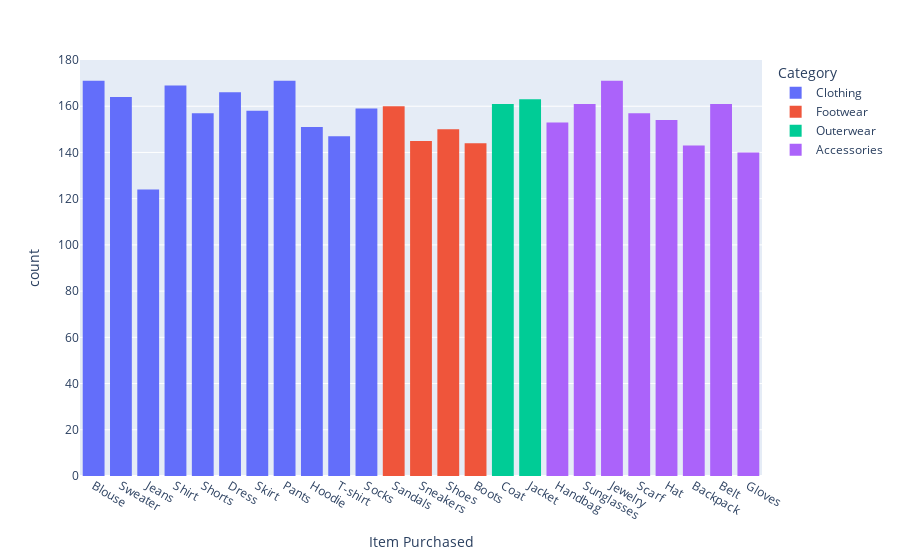

Notebook code for this chart:
### Code cell
fig = px.histogram(shop , x = 'Item Purchased' , color = 'Category')
fig.show()

### Figure 1 — Plotly figure (JSON) as saved in the notebook; plotly's stock layout.template omitted (floating-point values rounded to 4 significant figures; data arrays with more than 128 entries replaced by an {"elided": "..."} marker saying what was removed)
{"data": [{"alignmentgroup": "True", "bingroup": "x", "hovertemplate": "Category=Clothing<br>Item Purchased=%{x}<br>count=%{y}<extra></extra>", "legendgroup": "Clothing", "marker": {"color": "#636efa", "pattern": {"shape": ""}}, "name": "Clothing", "offsetgroup": "Clothing", "orientation": "v", "showlegend": true, "type": "histogram", "x": {"elided": "1737 str values"}, "xaxis": "x", "yaxis": "y"}, {"alignmentgroup": "True", "bingroup": "x", "hovertemplate": "Category=Footwear<br>Item Purchased=%{x}<br>count=%{y}<extra></extra>", "legendgroup": "Footwear", "marker": {"color": "#EF553B", "pattern": {"shape": ""}}, "name": "Footwear", "offsetgroup": "Footwear", "orientation": "v", "showlegend": true, "type": "histogram", "x": {"elided": "599 str values"}, "xaxis": "x", "yaxis": "y"}, {"alignmentgroup": "True", "bingroup": "x", "hovertemplate": "Category=Outerwear<br>Item Purchased=%{x}<br>count=%{y}<extra></extra>", "legendgroup": "Outerwear", "marker": {"color": "#00cc96", "pattern": {"shape": ""}}, "name": "Outerwear", "offsetgroup": "Outerwear", "orientation": "v", "showlegend": true, "type": "histogram", "x": {"elided": "324 str values"}, "xaxis": "x", "yaxis": "y"}, {"alignmentgroup": "True", "bingroup": "x", "hovertemplate": "Category=Accessories<br>Item Purchased=%{x}<br>count=%{y}<extra></extra>", "legendgroup": "Accessories", "marker": {"color": "#ab63fa", "pattern": {"shape": ""}}, "name": "Accessories", "offsetgroup": "Accessories", "orientation": "v", "showlegend": true, "type": "histogram", "x": {"elided": "1240 str values"}, "xaxis": "x", "yaxis": "y"}], "layout": {"barmode": "relative", "legend": {"title": {"text": "Category"}, "tracegroupgap": 0}, "margin": {"t": 60}, "xaxis": {"anchor": "y", "domain": [0, 1], "title": {"text": "Item Purchased"}}, "yaxis": {"anchor": "x", "domain": [0, 1], "title": {"text": "count"}}}}
